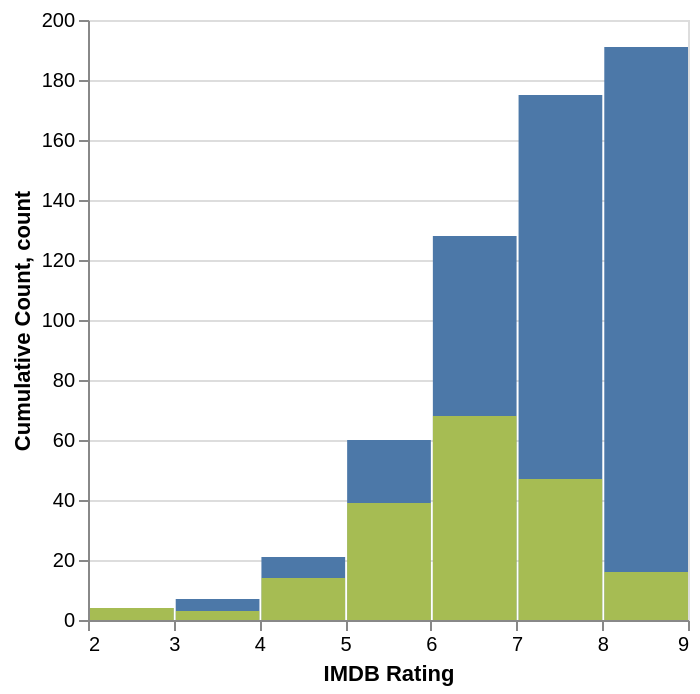

Describe this chart as a Vega-Lite specification.
### Vega-Lite specification from a JSON file in a GitHub repository (floating-point values rounded to 4 significant figures; data arrays with more than 128 entries replaced by an {"elided": "..."} marker saying what was removed)
{"$schema": "https://vega.github.io/schema/vega-lite/v6.json", "data": {"values": {"elided": "200 records"}}, "transform": [{"bin": true, "field": "IMDB Rating", "as": "bin_IMDB_Rating"}, {"aggregate": [{"op": "count", "as": "count"}], "groupby": ["bin_IMDB_Rating", "bin_IMDB_Rating_end"]}, {"filter": "datum.bin_IMDB_Rating !== null"}, {"sort": [{"field": "bin_IMDB_Rating"}], "window": [{"op": "sum", "field": "count", "as": "Cumulative Count"}], "frame": [null, 0]}], "encoding": {"x": {"field": "bin_IMDB_Rating", "type": "quantitative", "scale": {"zero": false}, "title": "IMDB Rating", "bin": "binned"}, "x2": {"field": "bin_IMDB_Rating_end"}}, "layer": [{"mark": "bar", "encoding": {"y": {"field": "Cumulative Count", "type": "quantitative"}}}, {"mark": {"type": "bar", "color": "yellow", "opacity": 0.5}, "encoding": {"y": {"field": "count", "type": "quantitative"}}}]}
